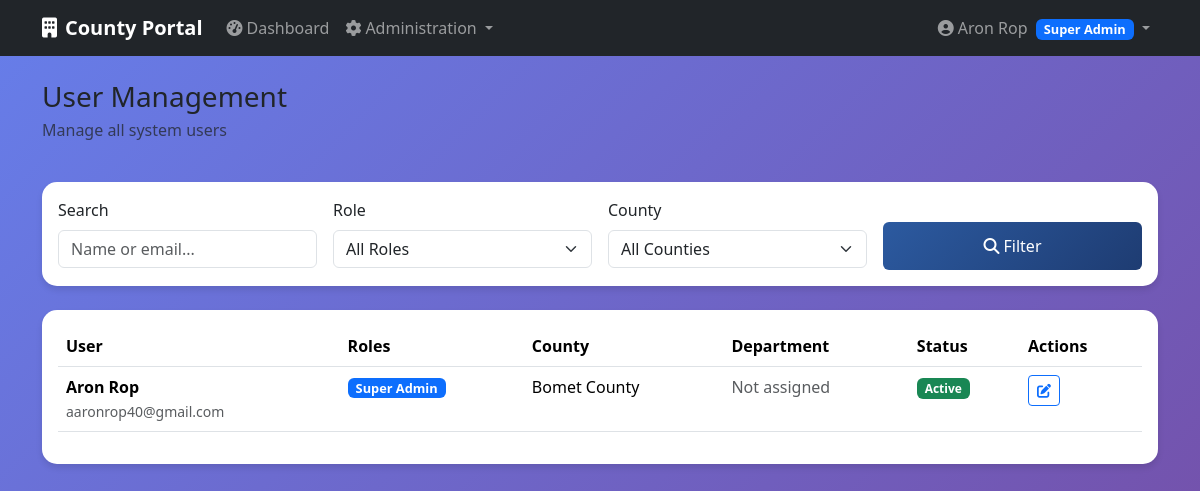
The page /auth/users (signed in) on the database as committed earlier.
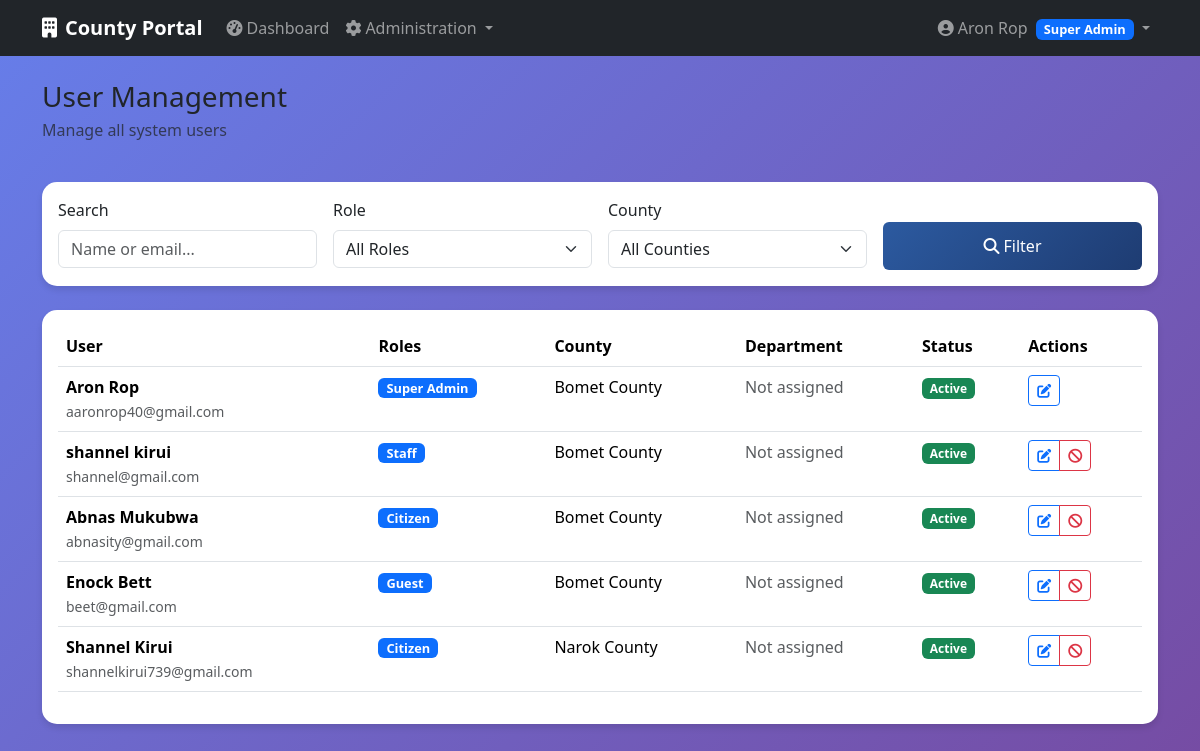
The same page on the database as committed later.
### app/models/user.py (models this page shows, shortened)
class Role(db.Model, RoleMixin):
    __tablename__ = 'roles'
    id = db.Column(db.Integer, primary_key=True)
    name = db.Column(db.String(80), unique=True, nullable=False)
    description = db.Column(db.String(255), nullable=True)

class User(db.Model, UserMixin):
    __tablename__ = 'users'
    id = db.Column(db.Integer, primary_key=True)
    email = db.Column(db.String(255), unique=True, nullable=False)
    password = db.Column(db.String(128), nullable=False)
    first_name = db.Column(db.String(100))
    last_name = db.Column(db.String(100))
    phone = db.Column(db.String(20))
    active = db.Column(db.Boolean(), default=True)
    confirmed_at = db.Column(db.DateTime())
    created_at = db.Column(db.DateTime(), default=db.func.current_timestamp())
    fs_uniquifier = db.Column(db.String(64), unique=True, nullable=False, default=lambda: str(uuid.uuid4()))
    county_id = db.Column(db.Integer, db.ForeignKey('counties.id'))
    department_id = db.Column(db.Integer, db.ForeignKey('departments.id'))
    last_login_at = db.Column(db.DateTime())
    current_login_at = db.Column(db.DateTime())
    last_login_ip = db.Column(db.String(45))
    current_login_ip = db.Column(db.String(45))
    login_count = db.Column(db.Integer, default=0)
    roles = db.relationship('Role', secondary=roles_users, backref=db.backref('users', lazy='dynamic'))
    def full_name(self):
        if self.first_name and self.last_name:
            return f"{self.first_name} {self.last_name}"
        return self.email.split('@')[0] #Fallback if the user dont provide first_name or last_name or both
    def has_role(self, role_name):
        return any(role.name == role_name for role in self.roles)

### app/models/county.py (models this page shows, shortened)
class County(db.Model):
        __tablename__ = 'counties'
        id = db.Column(db.Integer, primary_key=True)
        name = db.Column(db.String(100), unique=True, nullable=False)
        code = db.Column(db.String(10), unique=True, nullable=False)
        description = db.Column(db.Text)
        active = db.Column(db.Boolean, default=True)
        created_at = db.Column(db.DateTime, default=datetime.utcnow)
        users = db.relationship('User', backref='county', lazy='dynamic')
        departments = db.relationship('Department', backref='county',lazy='dynamic')

### app/auth/routes.py (the view)
@auth_bp.route('/users')
@login_required
@roles_required(UserRoles.SUPER_ADMIN)
def users():
    page = request.args.get('page', 1, type=int)
    search = request.args.get('search', '', type=str)
    role_filter = request.args.get('role', '', type=str)
    county_filter = request.args.get('county', '', type=str)
    query = User.query
    if search:
        query = query.filter(
            (User.email.contains(search)) |
            (User.first_name.contains(search)) |
            (User.last_name.contains(search))
        )
    if role_filter:
        role = Role.query.filter_by(name=role_filter).first()
        if role:
            query = query.filter(User.roles.contains(role))
    if county_filter:
        query = query.filter_by(county_id=county_filter)
    users = query.paginate(
        page=page, per_page=20, error_out=False
    )
    roles = Role.query.all()
    counties = County.query.filter_by(active=True).all()
    return render_template('auth/users.html',
                            users=users,
                            roles=roles,
                            counties=counties,
                            current_search=search,
                            current_role=role_filter,
                            current_county=county_filter)

### app/templates/auth/users.html (shortened to what the changed rows need)
{% extends "base.html" %}
    {% block content %}
    <div class="row">
        <div class="col-12">
            <div class="d-flex justify-content-between align-items-center mb-4">
                <div>
                    <h1 class="h3 mb-1">User Management</h1>
                </div>
            </div>
        </div>
    </div>
    <div class="card dashboard-card">
        <div class="card-body">
            <div class="table-responsive">
                <table class="table table-hover">
                    <thead>
                        <tr>
                            <th>User</th>
                            <th>Roles</th>
                            <th>County</th>
                            <th>Department</th>
                            <th>Status</th>
                            <th>Actions</th>
                        </tr>
                    </thead>
                    <tbody>
                        {% for user in users.items %}
                        <tr>
                            <td>
                                <div>
                                    <strong>{{ user.full_name() }}</strong><br>
                                    <small class="text-muted">{{ user.email
  }}</small>
                                </div>
                            </td>
                            <td>
                                {% for role in user.roles %}
                                <span class="badge bg-primary role-badge">{{ role.
  name.replace('_', ' ').title() }}</span>
                                {% endfor %}
                            </td>
                            <td>
                                {% if user.county %}
                                {{ user.county.name }}
                                {% else %}
                                <span class="text-muted">Not assigned</span>
                                {% endif %}
                            </td>
                            <td>
                                {% if user.department %}
                                {{ user.department.name }}
                                {% else %}
                                <span class="text-muted">Not assigned</span>
                                {% endif %}
                            </td>
                            <td>
                                <span class="badge bg-{{ 'success' if user.active else 'danger' }}">
                                    {{ 'Active' if user.active else 'Inactive' }}
                                </span>
                            </td>
                            <td>
                                <div class="btn-group btn-group-sm">
                                    <a href="{{ url_for('auth_bp.edit_user', user_id=user.id) }}"
                                       class="btn btn-outline-primary">
                                        <i class="fas fa-edit"></i>
                                    </a>
                                    {% if user.id != current_user.id %}
                                    <button class="btn btn-outline-{{ 'danger' if user.active else 'success' }}" onclick="toggleUserStatus({{ user.id }})">
                                        <i class="fas fa-{{ 'ban' if user.active else 'check' }}"></i>
                                    </button>
                                    {% endif %}
                                </div>
                            </td>
                        </tr>
                        {% endfor %}
                    </tbody>
                </table>
            </div>
        </div>
    </div>
    {% endblock %}

### app/templates/base.html (shortened to what this page needs)
<!DOCTYPE html>
    <html lang="en">
    <head>
        <link href="https://cdn.jsdelivr.net/npm/bootstrap@5.3.2/dist/css/bootstrap.min.css" rel="stylesheet">
        <link href="https://cdnjs.cloudflare.com/ajax/libs/font-awesome/6.4.0/css/all.min.css" rel="stylesheet">
    </head>
    <body>
        <nav class="navbar navbar-expand-lg navbar-dark bg-dark">
            <div class="container">
                <a class="navbar-brand" href="{{ url_for('main_bp.index') }}">
                    <i class="fas fa-building me-2"></i>County Portal
                </a>
                {% if current_user.is_authenticated %}
                <div class="collapse navbar-collapse" id="navbarNav">
                    <ul class="navbar-nav me-auto">
                        <li class="nav-item">
                            <a class="nav-link" href="{{ url_for('main_bp.dashboard') }}">
                                <i class="fas fa-tachometer-alt me-1"></i>Dashboard
                            </a>
                        </li>
                        {% if current_user.has_role('super_admin') %}
                        <li class="nav-item dropdown">
                            <a class="nav-link dropdown-toggle" href="#" id="adminDropdown" role="button" data-bs-toggle="dropdown">
                                <i class="fas fa-cog me-1"></i>Administration
                            </a>
                        </li>
                        {% endif %}
                    </ul>
                    <ul class="navbar-nav">
                        <li class="nav-item dropdown">
                            <a class="nav-link dropdown-toggle" href="#" id="userDropdown" role="button" data-bs-toggle="dropdown">
                                <i class="fas fa-user-circle me-1"></i>{{ current_user.full_name() }}
                                {% for role in current_user.roles %}
                                <span class="badge bg-primary role-badge ms-1">{{ role.name.replace('_', ' ').title() }}</span>
                                {% endfor %}
                            </a>
                        </li>
                    </ul>
                </div>
                {% else %}
                <div class="d-flex">
                    <a href="{{ url_for('security.login') }}" class="btn btn-outline-light me-2">Login</a>
                    <a href="{{ url_for('security.register') }}" class="btn btn-primary">Register</a>
                </div>
                {% endif %}
            </div>
        </nav>
        <main class="container mt-4">
            {% block content %}{% endblock %}
        </main>
    </body>
    </html>

Rows that differ between the two databases and show on the page:
added User: full_name "shannel kirui", email "shannel@gmail.com", county.name "Bomet County", active "Active"
now on this page (row unchanged): Role: name "Staff", shown under "shannel kirui"
added User: full_name "Abnas Mukubwa", email "abnasity@gmail.com", county.name "Bomet County", active "Active"
now on this page (row unchanged): Role: name "Citizen"
added User: full_name "Enock Bett", email "beet@gmail.com", county.name "Bomet County", active "Active"
now on this page (row unchanged): Role: name "Guest", shown under "Enock Bett"
added User: full_name "Shannel Kirui", email "shannelkirui739@gmail.com", county.name "Narok County", active "Active"
